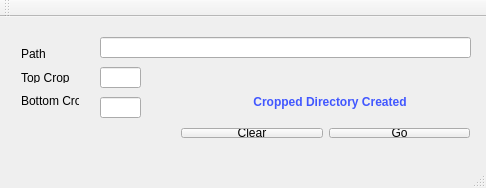
<?xml version="1.0" encoding="UTF-8"?>
<ui version="4.0">
 <class>MainWindow</class>
 <widget class="QMainWindow" name="MainWindow">
  <property name="geometry">
   <rect>
    <x>0</x>
    <y>0</y>
    <width>486</width>
    <height>188</height>
   </rect>
  </property>
  <property name="windowTitle">
   <string>MainWindow</string>
  </property>
  <widget class="QWidget" name="centralWidget">
   <widget class="QLineEdit" name="RootPathTextField">
    <property name="geometry">
     <rect>
      <x>100</x>
      <y>20</y>
      <width>371</width>
      <height>21</height>
     </rect>
    </property>
   </widget>
   <widget class="QLineEdit" name="TopCropTextField">
    <property name="geometry">
     <rect>
      <x>100</x>
      <y>50</y>
      <width>41</width>
      <height>21</height>
     </rect>
    </property>
   </widget>
   <widget class="QLineEdit" name="BottomCropTextField">
    <property name="geometry">
     <rect>
      <x>100</x>
      <y>80</y>
      <width>41</width>
      <height>21</height>
     </rect>
    </property>
   </widget>
   <widget class="QLabel" name="SuccessLabel">
    <property name="geometry">
     <rect>
      <x>170</x>
      <y>70</y>
      <width>320</width>
      <height>29</height>
     </rect>
    </property>
    <property name="styleSheet">
     <string notr="true">color:rgb(65, 87, 255);
font-weight: Bold;
</string>
    </property>
    <property name="frameShape">
     <enum>QFrame::NoFrame</enum>
    </property>
    <property name="frameShadow">
     <enum>QFrame::Plain</enum>
    </property>
    <property name="lineWidth">
     <number>1</number>
    </property>
    <property name="text">
     <string>Cropped Directory Created</string>
    </property>
    <property name="alignment">
     <set>Qt::AlignCenter</set>
    </property>
   </widget>
   <widget class="QWidget" name="layoutWidget">
    <property name="geometry">
     <rect>
      <x>170</x>
      <y>100</y>
      <width>311</width>
      <height>32</height>
     </rect>
    </property>
    <layout class="QHBoxLayout" name="horizontalLayout_2">
     <item>
      <widget class="QPushButton" name="ClearButton">
       <property name="text">
        <string>Clear</string>
       </property>
      </widget>
     </item>
     <item>
      <widget class="QPushButton" name="GoButton">
       <property name="text">
        <string>Go</string>
       </property>
      </widget>
     </item>
    </layout>
   </widget>
   <widget class="QWidget" name="">
    <property name="geometry">
     <rect>
      <x>10</x>
      <y>20</y>
      <width>80</width>
      <height>80</height>
     </rect>
    </property>
    <layout class="QVBoxLayout" name="verticalLayout">
     <property name="spacing">
      <number>12</number>
     </property>
     <item>
      <widget class="QLabel" name="label">
       <property name="text">
        <string>Path</string>
       </property>
      </widget>
     </item>
     <item>
      <widget class="QLabel" name="label_2">
       <property name="text">
        <string>Top Crop</string>
       </property>
      </widget>
     </item>
     <item>
      <widget class="QLabel" name="label_3">
       <property name="text">
        <string>Bottom Crop</string>
       </property>
      </widget>
     </item>
    </layout>
   </widget>
  </widget>
  <widget class="QMenuBar" name="menuBar">
   <property name="geometry">
    <rect>
     <x>0</x>
     <y>0</y>
     <width>486</width>
     <height>22</height>
    </rect>
   </property>
  </widget>
  <widget class="QToolBar" name="mainToolBar">
   <attribute name="toolBarArea">
    <enum>TopToolBarArea</enum>
   </attribute>
   <attribute name="toolBarBreak">
    <bool>false</bool>
   </attribute>
  </widget>
  <widget class="QStatusBar" name="statusBar"/>
 </widget>
 <layoutdefault spacing="6" margin="11"/>
 <resources/>
 <connections/>
</ui>
